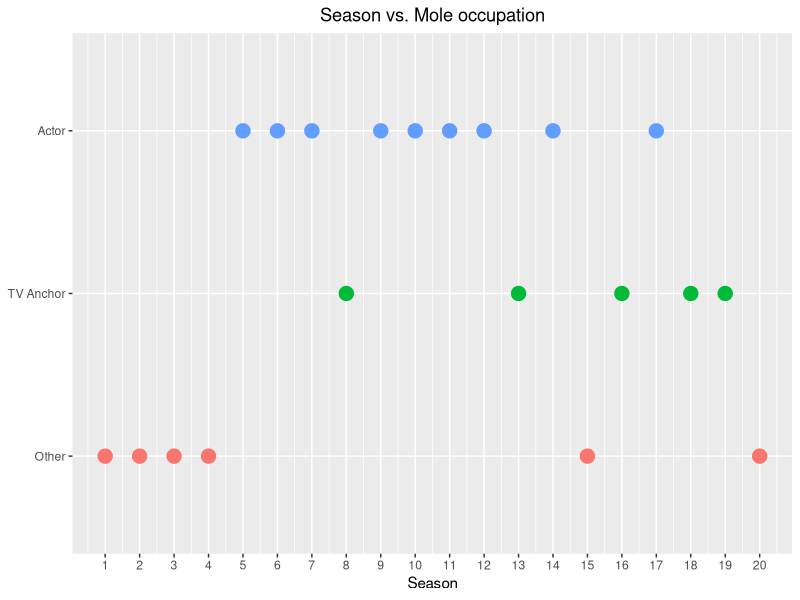
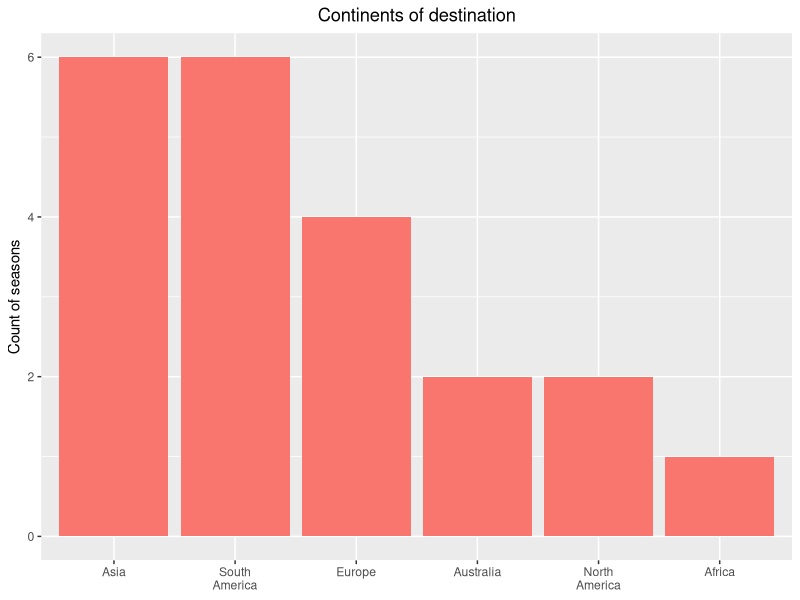
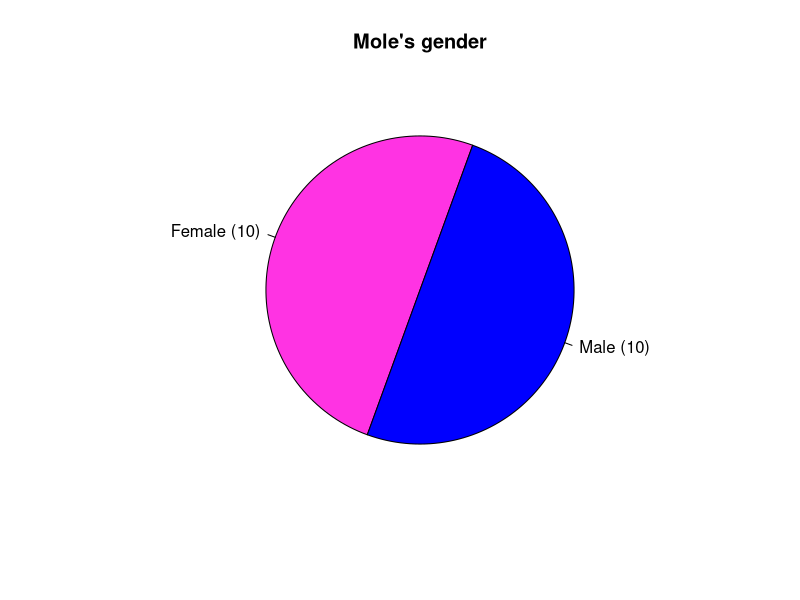
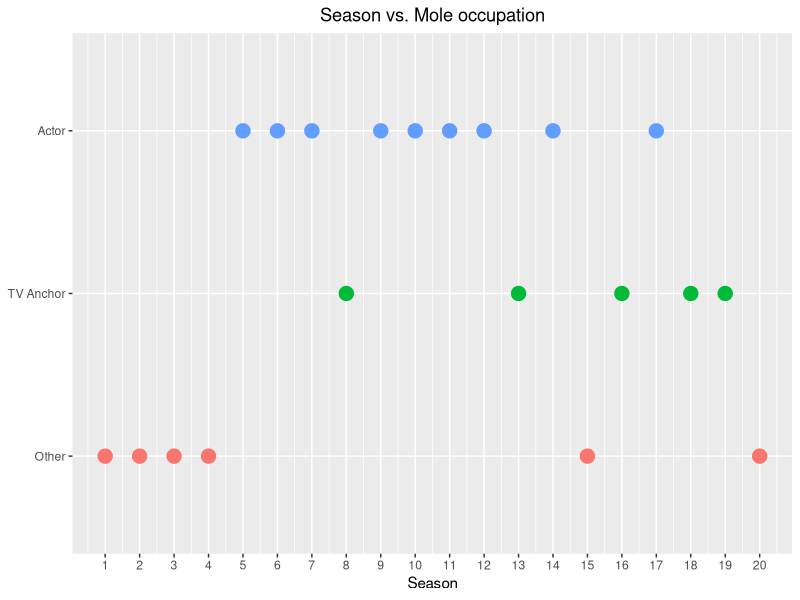
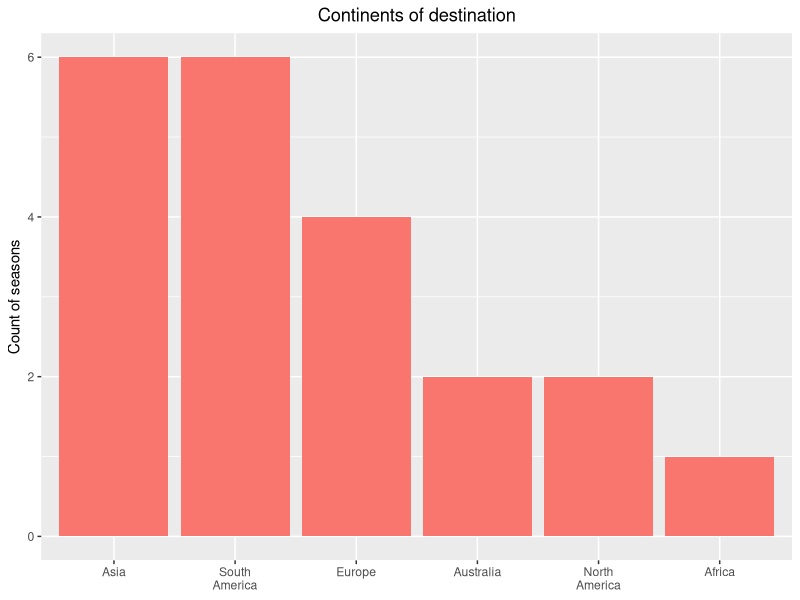

The R script that drew these images, in order:
library(plyr)
library(ggplot2)
mole_data = read.table("moles_data.txt", sep = "\t", header = TRUE)

# ~~~ Gender pie chart ~~~ 
jpeg("Gender-Pie-Chart.jpg", width = 500, height = 500)
gender_ag = count(mole_data$Mol_gender)
labels = paste(c("Female (", "Male ("), gender_ag$freq, c(")", ")"), sep = "")
pie(gender_ag$freq, labels, init.angle = 70, 
    main = "Mole's gender", col = c("#ff33e3", "blue"))
dev.off()

# ~~~ Time vs occupation chart ~~~
occ_presentator = mapply(grepl, "presentator", mole_data$Mol_occupation)
occ_actor = mapply(grepl, "acteur|actrice", mole_data$Mol_occupation)

x = 1:20
y = rep("Other", 20)
y[occ_actor] = "Actor"
y[occ_presentator] = "TV Anchor"
y = factor(y, levels = c("Other", "TV Anchor", "Actor"))
df = data.frame(x, y)

ggplot(df, aes(x = x, y = y, color = y)) + geom_point(aes(size = 2)) +   
  scale_x_continuous("Season", labels = waiver(), breaks = 1:20) + ylab(NULL) +
  ggtitle("Season vs. Mole occupation") + theme(legend.position="none") +
  theme(plot.title = element_text(hjust=0.5))
ggsave("Time-vs-occupation.jpg", width = 10, height = 2)


# ~~~ Continent bar chart ~~~ 
continent = c("South\nAmerica", "Asia", "Europe", "Australia", "North\nAmerica", "Africa")
frequency = c(6, 6, 4, 2, 2, 1)
df = data.frame(continent, frequency)
df = df[order(frequency),]
ggplot(df, aes(x = reorder(continent, -frequency), y = frequency, fill = "blue")) + 
  geom_bar(stat="identity") + xlab(NULL) + ylab("Count of seasons") + 
  ggtitle("Continents of destination") + theme(plot.title = element_text(hjust=0.5)) +
  theme(legend.position="none")
ggsave("continents.jpg", width = 6, height = 4)
